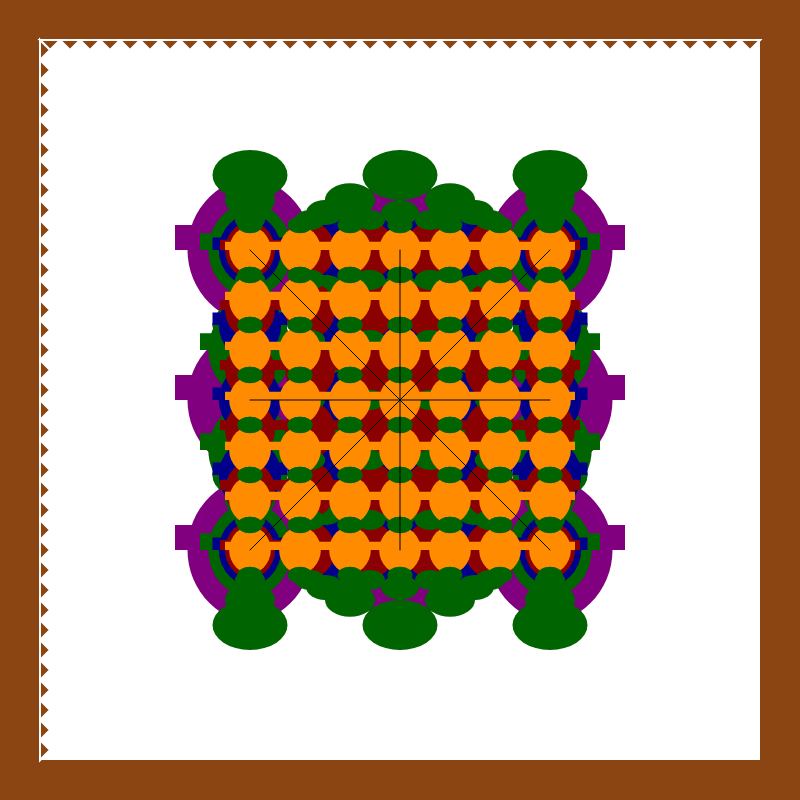
Frame 1 (no input)
Frame 2 (the mouse pressed at the canvas centre, redrawn once): identical to frame 1, image omitted

The p5.js sketch that drew this single still picture (run headless with seeded random() and noise() and a simulated clock; the mouse was pressed at the canvas centre and the sketch redrawn once):

// p5.js sketch
// ── sketch.js
function setup() {
  createCanvas(800, 800);
  noLoop();
}

function draw() {
  background(255);
  
  // Draw border with interlocking chevron and triangle pattern
  drawBorder();
  
  // Draw central Persian rug pattern with vertical symmetry
  drawRugPattern();
}

function drawBorder() {
  const borderSize = 40;
  const gridSize = 20;
  
  // Fill border area with deep jewel tones
  fill(139, 69, 19); // Brown
  noStroke();
  rect(0, 0, width, borderSize); // Top
  rect(0, height - borderSize, width, borderSize); // Bottom
  rect(0, 0, borderSize, height); // Left
  rect(width - borderSize, 0, borderSize, height); // Right
  
  // Draw interlocking chain pattern with symmetry
  stroke(255);
  strokeWeight(2);
  
  for (let x = borderSize; x < width - borderSize; x += gridSize) {
    // Chevron pattern
    beginShape();
    vertex(x, borderSize);
    vertex(x + gridSize/2, borderSize + gridSize/2);
    vertex(x + gridSize, borderSize);
    endShape(CLOSE);
    
    // Triangle pattern
    beginShape();
    vertex(x + gridSize, borderSize);
    vertex(x + gridSize/2, borderSize + gridSize/2);
    vertex(x, borderSize);
    endShape(CLOSE);
  }
  
  for (let y = borderSize; y < height - borderSize; y += gridSize) {
    // Chevron pattern
    beginShape();
    vertex(borderSize, y);
    vertex(borderSize + gridSize/2, y + gridSize/2);
    vertex(borderSize, y + gridSize);
    endShape(CLOSE);
    
    // Triangle pattern
    beginShape();
    vertex(borderSize, y + gridSize);
    vertex(borderSize + gridSize/2, y + gridSize/2);
    vertex(borderSize, y);
    endShape(CLOSE);
  }
}

function drawRugPattern() {
  const centerX = width / 2;
  const centerY = height / 2;
  const patternSize = 300;
  
  // Use jewel tones for the central pattern
  const colors = [
    [128, 0, 128], // Purple
    [0, 100, 0],   // Dark Green
    [0, 0, 139],   // Dark Blue
    [139, 0, 0],   // Dark Red
    [255, 140, 0]  // Dark Orange
  ];
  
  // Draw lattice grid with vine patterns
  stroke(0);
  strokeWeight(1);
  noFill();
  
  for (let i = 0; i < 5; i++) {
    const spacing = patternSize / (i + 2);
    for (let x = centerX - patternSize/2; x <= centerX + patternSize/2; x += spacing) {
      for (let y = centerY - patternSize/2; y <= centerY + patternSize/2; y += spacing) {
        // Draw a stylized vine motif with vertical symmetry
        drawVine(x, y, spacing / 3, colors[i % colors.length]);
      }
    }
  }
  
  // Add decorative symmetry lines
  stroke(0);
  strokeWeight(1);
  line(centerX - patternSize/2, centerY, centerX + patternSize/2, centerY);
  line(centerX, centerY - patternSize/2, centerX, centerY + patternSize/2);
  line(centerX - patternSize/2, centerY - patternSize/2, centerX + patternSize/2, centerY + patternSize/2);
  line(centerX - patternSize/2, centerY + patternSize/2, centerX + patternSize/2, centerY - patternSize/2);
}

function drawVine(x, y, size, color) {
  fill(color[0], color[1], color[2]);
  noStroke();
  
  // Draw vine pattern with vertical symmetry
  const vineLength = size * 3;
  const vineWidth = size / 2;
  
  // Central vine segment (vertical)
  push();
  translate(x, y);
  rotate(-PI/2);
  rect(0, -vineLength/2, vineWidth, vineLength);
  pop();
  
  // Left vine curve
  push();
  translate(x - vineWidth/2, y);
  rotate(-PI/2);
  arc(0, 0, vineLength, vineLength, 0, PI);
  pop();
  
  // Right vine curve
  push();
  translate(x + vineWidth/2, y);
  rotate(-PI/2);
  arc(0, 0, vineLength, vineLength, PI, TWO_PI);
  pop();
  
  // Decorative leaves with vertical symmetry
  fill(0, 100, 0);
  ellipse(x, y - vineLength/2, size * 1.5, size);
  ellipse(x, y + vineLength/2, size * 1.5, size);
}
